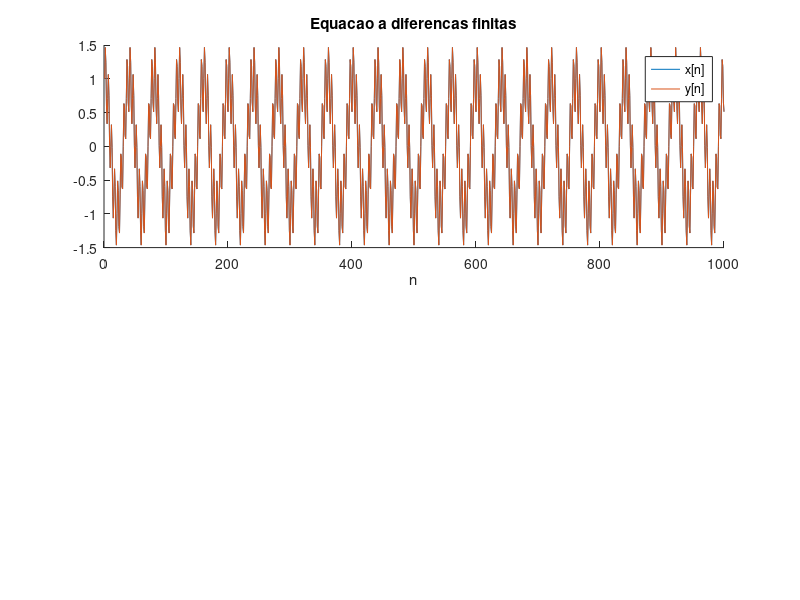

Write MATLAB code to recreate this figure.
% Sistema de 1a. ordem em tempo discreto
close all
clear
clc

alfa = 1;
y_ant = 0;      % memoriza saida anterior
N = 1000;      % horizonte de simulacao
f1 = 1/40       % freq de interesse
A1 = 1;         % amplitude do sinal de interesse
f2 = 1/5;       % freq do ruido a ser filtrado
A2 = 0.5;       % amplitude do ruido a ser filtrado
fs = 10e3       % freq de amostragem (para reproducao)
t = 0:N-1;

x = A1*cos(2*pi*t*f1) + A2*sin(2*pi*t*f2);  % entrada
y = linspace(1,N); % saida

% implementacao equacao a diferencas
for i=1:N
   y(i)= alfa*x(i)+(1-alfa)*y_ant;
   y_ant = y(i);
end

figure(1);
subplot(2,1,1);
hold on
plot(x); plot(y);
xlabel('n');
legend('x[n]', 'y[n]'); title('Equacao a diferencas finitas');
hold off
